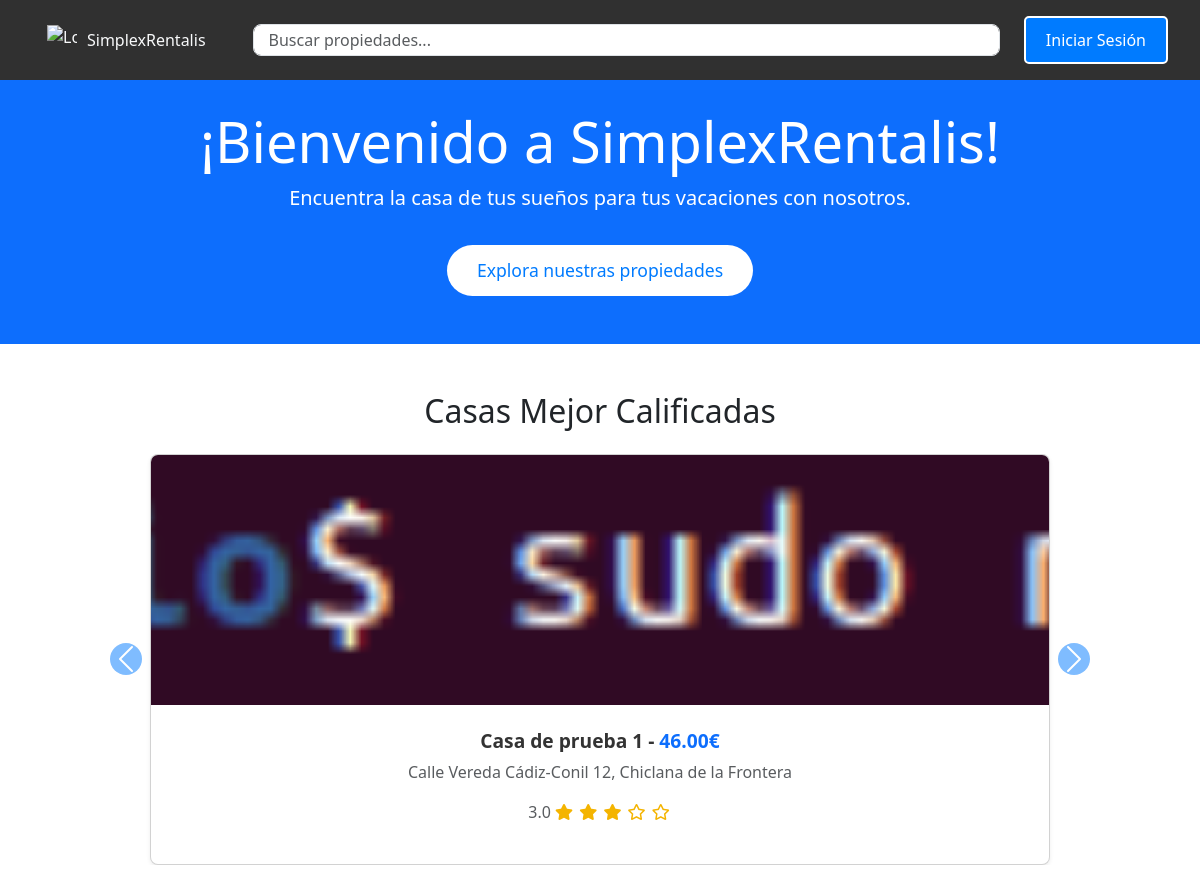
The page / on the database its author committed.
### SimplexRentalisAPP/models.py (models this page shows, shortened)
class Propiedades(models.Model):
    id = models.AutoField(primary_key=True)
    nombre = models.CharField(max_length=100, blank=False, null=False)
    descripcion = models.TextField(max_length=3000, blank=True, null=True)
    direccion = models.ForeignKey('Direcciones', on_delete=models.CASCADE, related_name='propiedades')
    precio_noche = MoneyField(max_digits=10, decimal_places=2, blank=False, null=False, default_currency='EUR')
    propietario = models.ForeignKey('User', on_delete=models.CASCADE, related_name='propiedades', blank=False, null=False)
    calificacion = models.DecimalField(
        default=3.0,
        blank=False,
        null=False,
        max_digits=3,
        validators=[MinValueValidator(1), MaxValueValidator(5)],
        decimal_places=1
    )
    permite_mascotas = models.BooleanField(default=False)
    en_mantenimiento = models.BooleanField(default=False)
    capacidad_maxima = models.IntegerField(default=1, blank=False, null=False)
    cantidad_banos = models.IntegerField(default=1, blank=False, null=False)
    cantidad_dormitorios = models.IntegerField(default=1, blank=False, null=False)
    galeria = models.ForeignKey('Galeria', on_delete=models.CASCADE, related_name='propiedades_galeria', blank=True, null=True)
    class Meta:
        constraints = [
            models.UniqueConstraint(fields=['direccion', 'propietario'], name='unique_direccion_propietario')
        ]

class Direcciones(models.Model):
    id = models.AutoField(primary_key=True)  # Campo id declarado explícitamente
    calle = models.CharField(max_length=255)
    numero_casa = models.CharField(max_length=20, blank=False, null=False)
    numero_puerta = models.CharField(max_length=20, blank=True, null=True)
    codigo_postal = models.CharField(max_length=20, blank=False, null=False)
    ciudad = models.CharField(max_length=100)
    co_autonoma = models.CharField(max_length=100)
    provincia = models.CharField(max_length=100)
    pais = models.CharField(max_length=100)
    latitud = models.FloatField(null=True, blank=True)
    longitud = models.FloatField(null=True, blank=True)
    def __str__(self):
        return f"{self.calle} {self.numero_casa}, {self.ciudad}"

### SimplexRentalisAPP/views.py (the view)
# urls.py: path("", views.index, name="index"),
def index(request):
    query = request.GET.get('q', None)
    mejor_calificadas = Propiedades.objects.prefetch_related('gallery_images') \
                            .order_by('-calificacion')[:5]
    propiedades = Propiedades.objects.prefetch_related('gallery_images').all()
    for propiedad in mejor_calificadas:
        portada = propiedad.gallery_images.filter(portada=True).order_by('id').first()
        if not portada:
            portada = propiedad.gallery_images.order_by('id').first()
        propiedad.portada = portada.imagen.url if portada else "/static/images/default_property.jpg"
    context = {
        'mejor_calificadas': mejor_calificadas,
        'propiedades': propiedades,
        'query': query,
    }
    return render(request, 'SimplexRentalisAPP/index.html', context)

### SimplexRentalisAPP/templates/SimplexRentalisAPP/index.html (shortened to what this page needs)
{% extends "base.html" %}
{% block content %}
<section class="hero text-center bg-primary text-white py-5">
    <div class="container">
        <h1 class="display-4">¡Bienvenido a SimplexRentalis!</h1>
        <p class="lead">Encuentra la casa de tus sueños para tus vacaciones con nosotros.</p>
        <a href="{% url 'propiedades' %}" class="btn btn-light btn-lg mt-3">Explora nuestras propiedades</a>
    </div>
</section>
<section class="container my-5">
    <h2 class="text-center mb-4">Casas Mejor Calificadas</h2>
    {% if mejor_calificadas %}
    <div id="carouselDestacados" class="carousel slide" data-bs-ride="carousel">
        <div class="carousel-inner">
            {% for propiedad in mejor_calificadas %}
            <div class="carousel-item {% if forloop.first %}active{% endif %}">
                <a href="{% url 'propiedad_detallada' propiedad.pk %}" class="text-decoration-none">
                    <div class="card card-custom shadow-sm rounded-3 overflow-hidden" style="display: flex; flex-direction: column; width: 900px; margin: 0 auto;">
                        <div class="card-image" style="height: 250px; overflow: hidden;">
                            <img src="{{ propiedad.portada }}" class="img-fluid card-img-top" alt="Imagen de {{ propiedad.nombre }}">
                        </div>
                        <div class="card-body p-4" style="flex-grow: 1; text-align: center;">
                            <h5 class="card-title text-truncate">
                                {{ propiedad.nombre }} - <span class="text-primary">{{ propiedad.precio_noche }}€</span>
                            </h5>
                            <p class="card-text text-muted text-truncate">{{ propiedad.direccion }}</p>
                            <p class="text-muted">
                                {{ propiedad.calificacion|default:"-" }}
                                <span class="stars">
                                    {% for i in "12345" %}
                                        {% if forloop.counter <= propiedad.calificacion %}
                                            <i class="fas fa-star"></i>
                                        {% else %}
                                            <i class="far fa-star"></i>
                                        {% endif %}
                                    {% endfor %}
                                </span>
                            </p>
                        </div>
                    </div>
                </a>
            </div>
            {% endfor %}
        </div>
        <button class="carousel-control-prev" type="button" data-bs-target="#carouselDestacados" data-bs-slide="prev">
            <span class="carousel-control-prev-icon" aria-hidden="true"></span>
        </button>
        <button class="carousel-control-next" type="button" data-bs-target="#carouselDestacados" data-bs-slide="next">
            <span class="carousel-control-next-icon" aria-hidden="true"></span>
        </button>
    </div>
    {% else %}
        <p class="text-center">No hay propiedades destacadas por el momento.</p>
    {% endif %}
</section>
{% endblock %}

### static/css/style.css (style rules this page uses)
body { padding-top: 60px; }
.btn { background-color: #007bff; color: white; padding: 10px 20px; border-radius: 5px; text-decoration: none; }
.card-body { padding: 20px; color: #333; flex-grow: 1; display: flex; flex-direction: column; justify-content: space-between; }
.card-image { height: 200px; overflow: hidden; }
.card-image img { width: 100%; height: 100%; object-fit: cover; }
.carousel-control-prev-icon, .carousel-control-next-icon { background-color: #007bff; border-radius: 50%; }
.text-truncate { white-space: nowrap; overflow: hidden; text-overflow: ellipsis; }
.stars { color: #f0ad4e; }
.stars .fa-star, .stars .fa-star-half-alt, .stars .far.fa-star { margin-right: 2px; }
.card { height: 100%; display: flex; flex-direction: column; transition: transform 0.3s, box-shadow 0.3s; }
.card-image { height: 250px; overflow: hidden; position: relative; width: 100%; }
.card-body { display: flex; flex-direction: column; justify-content: space-between; height: 100%; padding: 0 15px; box-sizing: border-box; }
.card-title { font-size: 1.2rem; font-weight: 600; line-height: 1.2; overflow: hidden; text-overflow: ellipsis; white-space: nowrap; }
.card-text { font-size: 1rem; color: #666; overflow: hidden; text-overflow: ellipsis; white-space: nowrap; }
.stars i { color: #f4b400; }
.btn-light { background-color: #ffffff; color: #007bff; border: none; padding: 12px 30px; font-size: 1.1rem; font-weight: 500; border-radius: 30px; transition: background-color 0.3s, color 0.3s; }

### rows shown on the page
Propiedades: nombre "Casa de prueba 1", precio_noche "46.00", direccion "Calle Vereda Cádiz-Conil 12, Chiclana de la Frontera", calificacion "3.0"
